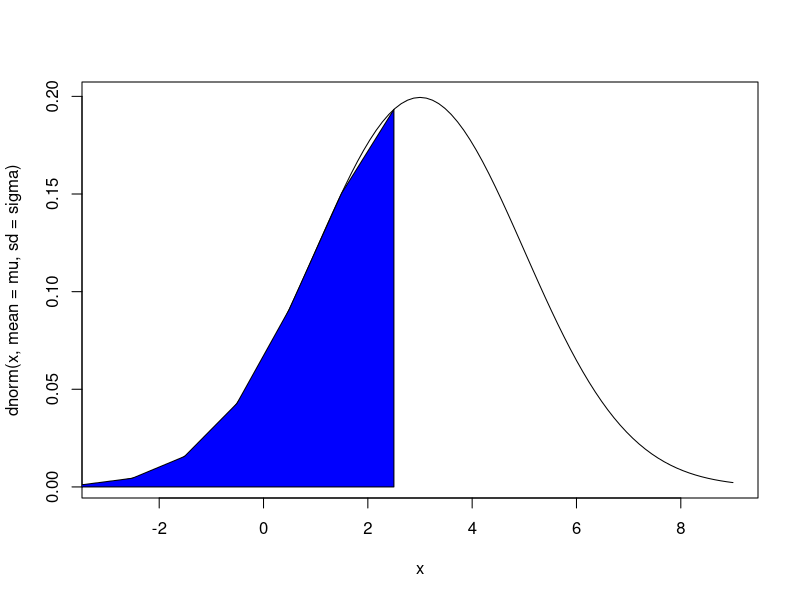

Generate this figure with R:
#' normal curve function
#'
#' @param mu = mean
#' @param sigma = standard deviation
#' @param a = quantile
#'
#' @return
#' @export
#'
#' @examples
myncurve = function(mu, sigma, a ){
  curve(dnorm(x,mean=mu,sd=sigma), xlim = c(mu-3*sigma, mu + 3*sigma))

  xcurve = seq(-1000,a ,length=1000)
  ycurve = dnorm(xcurve, mu, sigma)


  polygon(c(x = -1000,xcurve,x = a),c(0,ycurve,0),col="Blue")

  A = pnorm(a,mu,sigma,)

  A = round(A,4)

  list(A)
}
myncurve(mu = 3, sigma = 2, a = 2.5 )


